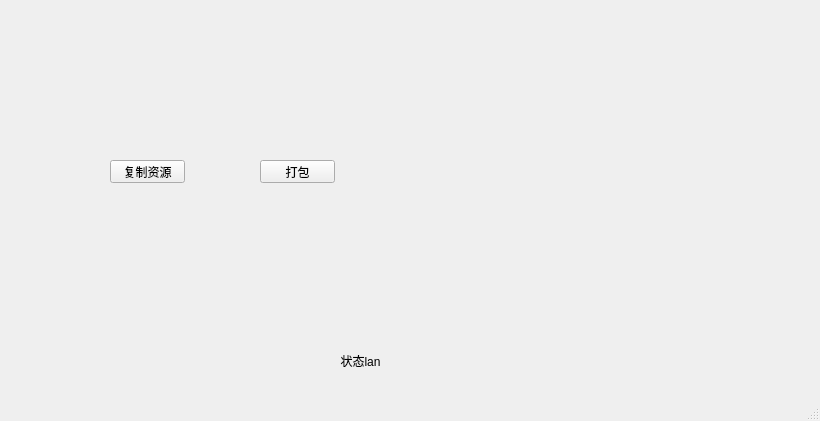
<?xml version="1.0" encoding="UTF-8"?>
<ui version="4.0">
 <class>mainWindow</class>
 <widget class="QMainWindow" name="mainWindow">
  <property name="geometry">
   <rect>
    <x>0</x>
    <y>0</y>
    <width>820</width>
    <height>421</height>
   </rect>
  </property>
  <property name="windowTitle">
   <string>打包工具</string>
  </property>
  <widget class="QWidget" name="centralwidget">
   <widget class="QPushButton" name="copyRes">
    <property name="geometry">
     <rect>
      <x>110</x>
      <y>160</y>
      <width>75</width>
      <height>23</height>
     </rect>
    </property>
    <property name="text">
     <string>复制资源</string>
    </property>
   </widget>
   <widget class="QPushButton" name="buildApk">
    <property name="geometry">
     <rect>
      <x>260</x>
      <y>160</y>
      <width>75</width>
      <height>23</height>
     </rect>
    </property>
    <property name="text">
     <string>打包</string>
    </property>
   </widget>
   <widget class="QLabel" name="text_status">
    <property name="geometry">
     <rect>
      <x>0</x>
      <y>354</y>
      <width>721</width>
      <height>16</height>
     </rect>
    </property>
    <property name="text">
     <string>状态lan</string>
    </property>
    <property name="alignment">
     <set>Qt::AlignBottom|Qt::AlignHCenter</set>
    </property>
   </widget>
  </widget>
  <widget class="QMenuBar" name="menubar">
   <property name="geometry">
    <rect>
     <x>0</x>
     <y>0</y>
     <width>820</width>
     <height>23</height>
    </rect>
   </property>
  </widget>
  <widget class="QStatusBar" name="statusbar"/>
 </widget>
 <resources/>
 <connections/>
</ui>
